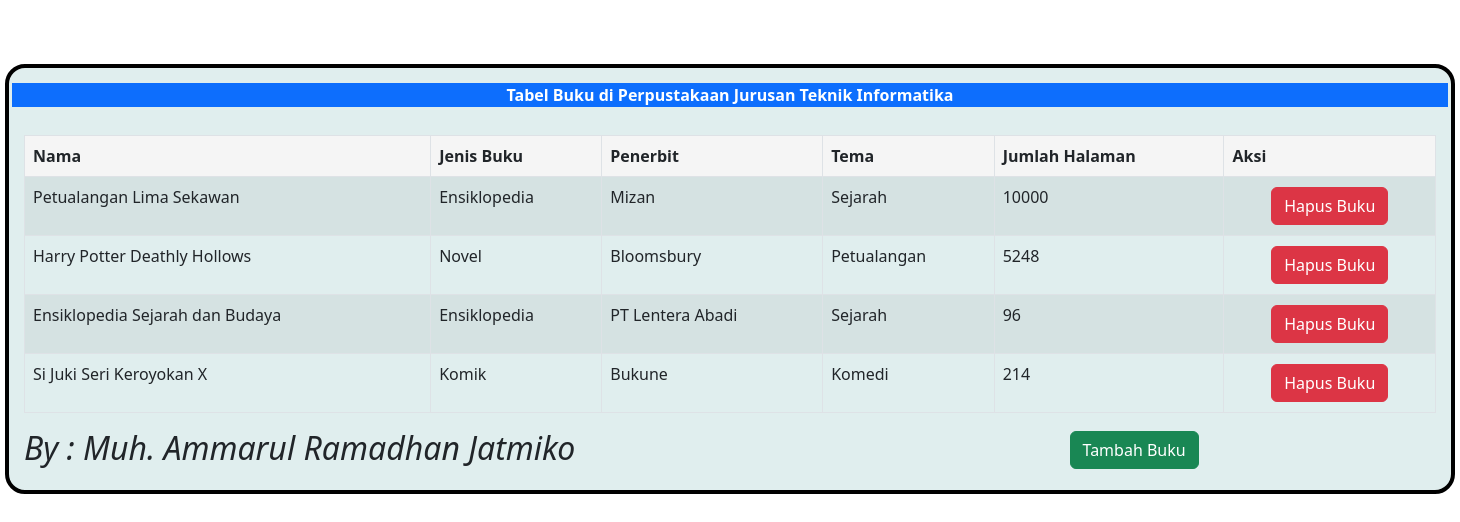
Screenshot of /uas/index.php with the database file from the repository.
### tables this page shows
CREATE TABLE `buku` (
  `id` int(11) NOT NULL,
  `nama` varchar(100) NOT NULL,
  `jenisbuku` varchar(50) NOT NULL,
  `penerbit` varchar(50) NOT NULL,
  `hal` varchar(50) NOT NULL
);

### uas/ensiklopedia.php (called while the page is built, shortened)
<?php
class Ensiklopedia extends Buku implements JenisBuku {
    private $hal;
    public function __construct($nama, $jenisbuku, $penerbit, $hal)
    {
        $this->hal = $hal;
    }
    public function tema()
    {
        return "Sejarah";
    }
    public function jenis_buku()
    {
        return "Ensiklopedia";
    }
    public function jumlah_halaman(){
        return $this->hal;
    }
}
?>

### uas/novel.php (called while the page is built, shortened)
<?php
class Novel extends Buku implements JenisBuku {
    private $hal;
    public function __construct($nama, $jenisbuku, $penerbit, $hal)
    {
        $this->hal = $hal;
    }
    public function tema()
    {
        return "Petualangan";
    }
    public function jenis_buku()
    {
        return "Novel";
    }
    public function jumlah_halaman(){
        return $this->hal;
    }
}
?>

### uas/komik.php (called while the page is built, shortened)
<?php
class Komik extends Buku implements JenisBuku {
    private $hal;
    public function __construct($nama, $jenisbuku, $penerbit, $hal)
    {
        $this->hal = $hal;
    }
    public function tema()
    {
        return "Komedi";
    }
    public function jenis_buku()
    {
        return "Komik";
    }
    public function jumlah_halaman(){
        return $this->hal;
    }
}
?>

### uas/index.php (the view, shortened to what this page needs)
<?php
include "novel.php";
include "ensiklopedia.php";
include "komik.php";
include "server.php";
?>
<!DOCTYPE html>
<html>
<head>
    <link rel="stylesheet" href="css/bootstrap.css">
	<link rel="stylesheet" href="css/bootstrap.min.css">
    <link rel="stylesheet" href="css/bootstrap-grid.css">
    <link rel="stylesheet" href="css/bootstrap-utilities.css">
</head>
<body>
<br>
<div class="container-fluid">
	<div class="row">
      <div class="card-header bg-primary text-white mb-1 text-center">
        <b>Tabel Buku di Perpustakaan Jurusan Teknik Informatika</b>
      </div>
	</div>
	<br>
	<table id="tabeldata" width="100%" class="table table-striped table-bordered">
		<thead>
			<tr>
                <th>Nama</th>
                <th>Jenis Buku</th>
                <th>Penerbit</th>
                <th>Tema</th>
				<th>Jumlah Halaman</th>
                <th>Aksi</th>
			</tr>
		</thead>
<tbody>
<?php
$query = "SELECT * FROM buku";
$result = mysqli_query($conn, $query);
while ($row = mysqli_fetch_assoc($result)) {
    if ($row['jenisbuku'] == "Novel") {
        $buku = new Novel($row['nama'], $row['jenisbuku'], $row['penerbit'], $row['hal']);
    } elseif ($row['jenisbuku'] == "Ensiklopedia") {
        $buku = new Ensiklopedia($row['nama'], $row['jenisbuku'], $row['penerbit'], $row['hal']);
    } elseif ($row['jenisbuku'] == "Komik") {
        $buku = new Komik($row['nama'], $row['jenisbuku'], $row['penerbit'], $row['hal']);
    }
?>
            <tr>
                <td><?php echo $row['nama'] ?></td>
                <td><?php echo $buku->jenis_buku() ?></td>
                <td><?php echo $row['penerbit'] ?></td>
				<td><?php echo $buku->tema() ?></td>
                <td><?php echo $buku->jumlah_halaman() ?></td>
                <td class="text-center">
					<a href="delbuku.php?id=<?php echo $row['id'] ?>" onclick="return confirm('Apakah Yakin Menghapus Buku Tersebut?')" class="btn btn-danger">Hapus Buku</a>
			    </td>
            </tr>
<?php
}
?>
</table>
</body>
<div class="col-md-10">
			<button onclick="location.href='addbuku.php'" class="btn btn-success mb-4 text-right" style="float: right;">Tambah Buku</button>
		</div>
<footer><h2><i><marquee> By : Muh. Ammarul Ramadhan Jatmiko </marquee><i></h2></footer>
</html>

### uas/index.php (style rules this page uses)
.container-fluid { width: 1450px; background-color: #e0eeee; margin: 40px auto; padding: 15px; border: 4px solid #000000; border-radius: 20px; box-sizing: border-box; position: relative; }
table thead { background-color: #F5F5F5; }
.btn { margin: 2px; }

### rows the page displays
buku: nama "Petualangan Lima Sekawan", jenis_buku "Ensiklopedia", penerbit "Mizan", tema "Sejarah", hal "10000"
buku: nama "Harry Potter Deathly Hollows", jenis_buku "Novel", penerbit "Bloomsbury", tema "Petualangan", hal "5248"
buku: nama "Ensiklopedia Sejarah dan Budaya", jenis_buku "Ensiklopedia", penerbit "PT Lentera Abadi", tema "Sejarah", hal "96"
buku: nama "Si Juki Seri Keroyokan X", jenis_buku "Komik", penerbit "Bukune", tema "Komedi", hal "214"
